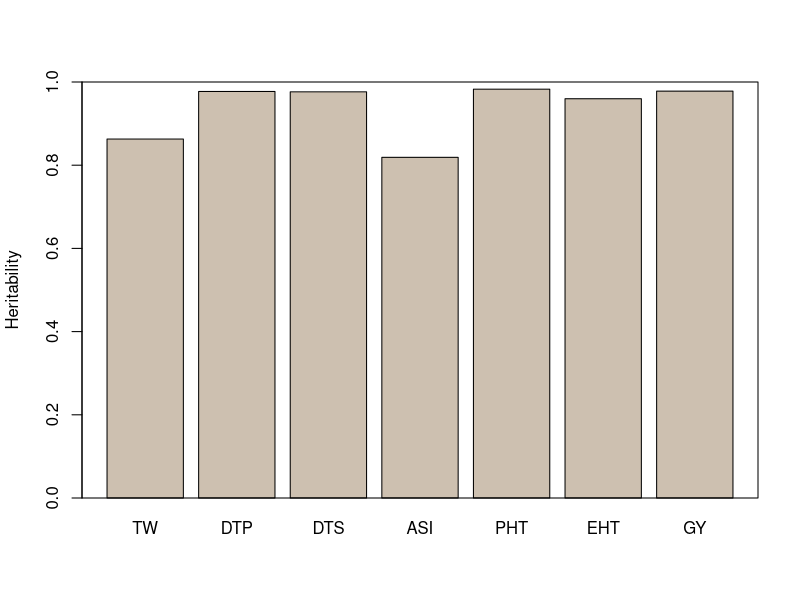

Reproduce this figure in R.
## Jinliang Yang
## Oct. 13th, 2014
## phenotypic data of offpvp diallel

#setwd("~/Documents/Github/pvpDiallel/")
H2 <- read.csv("data/DIalleleHeritability.csv")

h <- read.csv("cache/loh_pBPHmax_median.csv")

H2 <- merge(H2, h, by.x="Traits", by.y="trait")
H2 <- H2[order(H2$h),]


pdf("graphs/Fig1a_v2.pdf", width=5, height=5)
barplot(H2[,4], ylim=c(0, 1), col="antiquewhite3", names.arg = H2$Traits, ylab="Heritability")
box()
dev.off()


